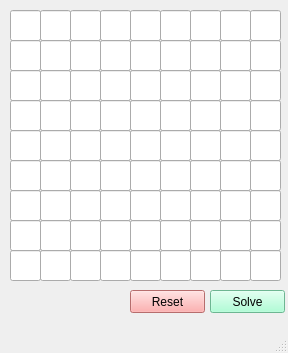
<?xml version="1.0" encoding="UTF-8"?>
<ui version="4.0">
 <class>MainWindow</class>
 <widget class="QMainWindow" name="MainWindow">
  <property name="enabled">
   <bool>true</bool>
  </property>
  <property name="geometry">
   <rect>
    <x>0</x>
    <y>0</y>
    <width>288</width>
    <height>353</height>
   </rect>
  </property>
  <property name="windowTitle">
   <string>SudokuSolver</string>
  </property>
  <widget class="QWidget" name="centralwidget">
   <widget class="QLineEdit" name="lineEdit">
    <property name="geometry">
     <rect>
      <x>10</x>
      <y>10</y>
      <width>31</width>
      <height>31</height>
     </rect>
    </property>
    <property name="font">
     <font>
      <pointsize>20</pointsize>
     </font>
    </property>
    <property name="text">
     <string/>
    </property>
    <property name="maxLength">
     <number>1</number>
    </property>
    <property name="alignment">
     <set>Qt::AlignCenter</set>
    </property>
   </widget>
   <widget class="QLineEdit" name="lineEdit_2">
    <property name="geometry">
     <rect>
      <x>40</x>
      <y>10</y>
      <width>31</width>
      <height>31</height>
     </rect>
    </property>
    <property name="font">
     <font>
      <pointsize>20</pointsize>
     </font>
    </property>
    <property name="text">
     <string/>
    </property>
    <property name="maxLength">
     <number>1</number>
    </property>
    <property name="alignment">
     <set>Qt::AlignCenter</set>
    </property>
   </widget>
   <widget class="QLineEdit" name="lineEdit_3">
    <property name="geometry">
     <rect>
      <x>70</x>
      <y>10</y>
      <width>31</width>
      <height>31</height>
     </rect>
    </property>
    <property name="font">
     <font>
      <pointsize>20</pointsize>
     </font>
    </property>
    <property name="text">
     <string/>
    </property>
    <property name="maxLength">
     <number>1</number>
    </property>
    <property name="alignment">
     <set>Qt::AlignCenter</set>
    </property>
   </widget>
   <widget class="QLineEdit" name="lineEdit_4">
    <property name="geometry">
     <rect>
      <x>100</x>
      <y>10</y>
      <width>31</width>
      <height>31</height>
     </rect>
    </property>
    <property name="font">
     <font>
      <pointsize>20</pointsize>
     </font>
    </property>
    <property name="text">
     <string/>
    </property>
    <property name="maxLength">
     <number>1</number>
    </property>
    <property name="alignment">
     <set>Qt::AlignCenter</set>
    </property>
   </widget>
   <widget class="QLineEdit" name="lineEdit_5">
    <property name="geometry">
     <rect>
      <x>130</x>
      <y>10</y>
      <width>31</width>
      <height>31</height>
     </rect>
    </property>
    <property name="font">
     <font>
      <pointsize>20</pointsize>
     </font>
    </property>
    <property name="text">
     <string/>
    </property>
    <property name="maxLength">
     <number>1</number>
    </property>
    <property name="alignment">
     <set>Qt::AlignCenter</set>
    </property>
   </widget>
   <widget class="QLineEdit" name="lineEdit_6">
    <property name="geometry">
     <rect>
      <x>160</x>
      <y>10</y>
      <width>31</width>
      <height>31</height>
     </rect>
    </property>
    <property name="font">
     <font>
      <pointsize>20</pointsize>
     </font>
    </property>
    <property name="text">
     <string/>
    </property>
    <property name="maxLength">
     <number>1</number>
    </property>
    <property name="alignment">
     <set>Qt::AlignCenter</set>
    </property>
   </widget>
   <widget class="QLineEdit" name="lineEdit_7">
    <property name="geometry">
     <rect>
      <x>190</x>
      <y>10</y>
      <width>31</width>
      <height>31</height>
     </rect>
    </property>
    <property name="font">
     <font>
      <pointsize>20</pointsize>
     </font>
    </property>
    <property name="text">
     <string/>
    </property>
    <property name="maxLength">
     <number>1</number>
    </property>
    <property name="alignment">
     <set>Qt::AlignCenter</set>
    </property>
   </widget>
   <widget class="QLineEdit" name="lineEdit_8">
    <property name="geometry">
     <rect>
      <x>220</x>
      <y>10</y>
      <width>31</width>
      <height>31</height>
     </rect>
    </property>
    <property name="font">
     <font>
      <pointsize>20</pointsize>
     </font>
    </property>
    <property name="text">
     <string/>
    </property>
    <property name="maxLength">
     <number>1</number>
    </property>
    <property name="alignment">
     <set>Qt::AlignCenter</set>
    </property>
   </widget>
   <widget class="QLineEdit" name="lineEdit_9">
    <property name="geometry">
     <rect>
      <x>250</x>
      <y>10</y>
      <width>31</width>
      <height>31</height>
     </rect>
    </property>
    <property name="font">
     <font>
      <pointsize>20</pointsize>
     </font>
    </property>
    <property name="text">
     <string/>
    </property>
    <property name="maxLength">
     <number>1</number>
    </property>
    <property name="alignment">
     <set>Qt::AlignCenter</set>
    </property>
   </widget>
   <widget class="QLineEdit" name="lineEdit_10">
    <property name="geometry">
     <rect>
      <x>10</x>
      <y>40</y>
      <width>31</width>
      <height>31</height>
     </rect>
    </property>
    <property name="font">
     <font>
      <pointsize>20</pointsize>
     </font>
    </property>
    <property name="text">
     <string/>
    </property>
    <property name="maxLength">
     <number>1</number>
    </property>
    <property name="alignment">
     <set>Qt::AlignCenter</set>
    </property>
   </widget>
   <widget class="QLineEdit" name="lineEdit_11">
    <property name="geometry">
     <rect>
      <x>40</x>
      <y>40</y>
      <width>31</width>
      <height>31</height>
     </rect>
    </property>
    <property name="font">
     <font>
      <pointsize>20</pointsize>
     </font>
    </property>
    <property name="text">
     <string/>
    </property>
    <property name="maxLength">
     <number>1</number>
    </property>
    <property name="alignment">
     <set>Qt::AlignCenter</set>
    </property>
   </widget>
   <widget class="QLineEdit" name="lineEdit_12">
    <property name="geometry">
     <rect>
      <x>70</x>
      <y>40</y>
      <width>31</width>
      <height>31</height>
     </rect>
    </property>
    <property name="font">
     <font>
      <pointsize>20</pointsize>
     </font>
    </property>
    <property name="text">
     <string/>
    </property>
    <property name="maxLength">
     <number>1</number>
    </property>
    <property name="alignment">
     <set>Qt::AlignCenter</set>
    </property>
   </widget>
   <widget class="QLineEdit" name="lineEdit_13">
    <property name="geometry">
     <rect>
      <x>100</x>
      <y>40</y>
      <width>31</width>
      <height>31</height>
     </rect>
    </property>
    <property name="font">
     <font>
      <pointsize>20</pointsize>
     </font>
    </property>
    <property name="text">
     <string/>
    </property>
    <property name="maxLength">
     <number>1</number>
    </property>
    <property name="alignment">
     <set>Qt::AlignCenter</set>
    </property>
   </widget>
   <widget class="QLineEdit" name="lineEdit_14">
    <property name="geometry">
     <rect>
      <x>130</x>
      <y>40</y>
      <width>31</width>
      <height>31</height>
     </rect>
    </property>
    <property name="font">
     <font>
      <pointsize>20</pointsize>
     </font>
    </property>
    <property name="text">
     <string/>
    </property>
    <property name="maxLength">
     <number>1</number>
    </property>
    <property name="alignment">
     <set>Qt::AlignCenter</set>
    </property>
   </widget>
   <widget class="QLineEdit" name="lineEdit_15">
    <property name="geometry">
     <rect>
      <x>160</x>
      <y>40</y>
      <width>31</width>
      <height>31</height>
     </rect>
    </property>
    <property name="font">
     <font>
      <pointsize>20</pointsize>
     </font>
    </property>
    <property name="text">
     <string/>
    </property>
    <property name="maxLength">
     <number>1</number>
    </property>
    <property name="alignment">
     <set>Qt::AlignCenter</set>
    </property>
   </widget>
   <widget class="QLineEdit" name="lineEdit_16">
    <property name="geometry">
     <rect>
      <x>190</x>
      <y>40</y>
      <width>31</width>
      <height>31</height>
     </rect>
    </property>
    <property name="font">
     <font>
      <pointsize>20</pointsize>
     </font>
    </property>
    <property name="text">
     <string/>
    </property>
    <property name="maxLength">
     <number>1</number>
    </property>
    <property name="alignment">
     <set>Qt::AlignCenter</set>
    </property>
   </widget>
   <widget class="QLineEdit" name="lineEdit_17">
    <property name="geometry">
     <rect>
      <x>220</x>
      <y>40</y>
      <width>31</width>
      <height>31</height>
     </rect>
    </property>
    <property name="font">
     <font>
      <pointsize>20</pointsize>
     </font>
    </property>
    <property name="text">
     <string/>
    </property>
    <property name="maxLength">
     <number>1</number>
    </property>
    <property name="alignment">
     <set>Qt::AlignCenter</set>
    </property>
   </widget>
   <widget class="QLineEdit" name="lineEdit_18">
    <property name="geometry">
     <rect>
      <x>250</x>
      <y>40</y>
      <width>31</width>
      <height>31</height>
     </rect>
    </property>
    <property name="font">
     <font>
      <pointsize>20</pointsize>
     </font>
    </property>
    <property name="text">
     <string/>
    </property>
    <property name="maxLength">
     <number>1</number>
    </property>
    <property name="alignment">
     <set>Qt::AlignCenter</set>
    </property>
   </widget>
   <widget class="QLineEdit" name="lineEdit_19">
    <property name="geometry">
     <rect>
      <x>10</x>
      <y>70</y>
      <width>31</width>
      <height>31</height>
     </rect>
    </property>
    <property name="font">
     <font>
      <pointsize>20</pointsize>
     </font>
    </property>
    <property name="text">
     <string/>
    </property>
    <property name="maxLength">
     <number>1</number>
    </property>
    <property name="alignment">
     <set>Qt::AlignCenter</set>
    </property>
   </widget>
   <widget class="QLineEdit" name="lineEdit_20">
    <property name="geometry">
     <rect>
      <x>40</x>
      <y>70</y>
      <width>31</width>
      <height>31</height>
     </rect>
    </property>
    <property name="font">
     <font>
      <pointsize>20</pointsize>
     </font>
    </property>
    <property name="text">
     <string/>
    </property>
    <property name="maxLength">
     <number>1</number>
    </property>
    <property name="alignment">
     <set>Qt::AlignCenter</set>
    </property>
   </widget>
   <widget class="QLineEdit" name="lineEdit_21">
    <property name="geometry">
     <rect>
      <x>70</x>
      <y>70</y>
      <width>31</width>
      <height>31</height>
     </rect>
    </property>
    <property name="font">
     <font>
      <pointsize>20</pointsize>
     </font>
    </property>
    <property name="text">
     <string/>
    </property>
    <property name="maxLength">
     <number>1</number>
    </property>
    <property name="alignment">
     <set>Qt::AlignCenter</set>
    </property>
   </widget>
   <widget class="QLineEdit" name="lineEdit_22">
    <property name="geometry">
     <rect>
      <x>100</x>
      <y>70</y>
      <width>31</width>
      <height>31</height>
     </rect>
    </property>
    <property name="font">
     <font>
      <pointsize>20</pointsize>
     </font>
    </property>
    <property name="text">
     <string/>
    </property>
    <property name="maxLength">
     <number>1</number>
    </property>
    <property name="alignment">
     <set>Qt::AlignCenter</set>
    </property>
   </widget>
   <widget class="QLineEdit" name="lineEdit_23">
    <property name="geometry">
     <rect>
      <x>130</x>
      <y>70</y>
      <width>31</width>
      <height>31</height>
     </rect>
    </property>
    <property name="font">
     <font>
      <pointsize>20</pointsize>
     </font>
    </property>
    <property name="text">
     <string/>
    </property>
    <property name="maxLength">
     <number>1</number>
    </property>
    <property name="alignment">
     <set>Qt::AlignCenter</set>
    </property>
   </widget>
   <widget class="QLineEdit" name="lineEdit_24">
    <property name="geometry">
     <rect>
      <x>160</x>
      <y>70</y>
      <width>31</width>
      <height>31</height>
     </rect>
    </property>
    <property name="font">
     <font>
      <pointsize>20</pointsize>
     </font>
    </property>
    <property name="text">
     <string/>
    </property>
    <property name="maxLength">
     <number>1</number>
    </property>
    <property name="alignment">
     <set>Qt::AlignCenter</set>
    </property>
   </widget>
   <widget class="QLineEdit" name="lineEdit_25">
    <property name="geometry">
     <rect>
      <x>190</x>
      <y>70</y>
      <width>31</width>
      <height>31</height>
     </rect>
    </property>
    <property name="font">
     <font>
      <pointsize>20</pointsize>
     </font>
    </property>
    <property name="text">
     <string/>
    </property>
    <property name="maxLength">
     <number>1</number>
    </property>
    <property name="alignment">
     <set>Qt::AlignCenter</set>
    </property>
   </widget>
   <widget class="QLineEdit" name="lineEdit_26">
    <property name="geometry">
     <rect>
      <x>220</x>
      <y>70</y>
      <width>31</width>
      <height>31</height>
     </rect>
    </property>
    <property name="font">
     <font>
      <pointsize>20</pointsize>
     </font>
    </property>
    <property name="text">
     <string/>
    </property>
    <property name="maxLength">
     <number>1</number>
    </property>
    <property name="alignment">
     <set>Qt::AlignCenter</set>
    </property>
   </widget>
   <widget class="QLineEdit" name="lineEdit_27">
    <property name="geometry">
     <rect>
      <x>250</x>
      <y>70</y>
      <width>31</width>
      <height>31</height>
     </rect>
    </property>
    <property name="font">
     <font>
      <pointsize>20</pointsize>
     </font>
    </property>
    <property name="text">
     <string/>
    </property>
    <property name="maxLength">
     <number>1</number>
    </property>
    <property name="alignment">
     <set>Qt::AlignCenter</set>
    </property>
   </widget>
   <widget class="QLineEdit" name="lineEdit_28">
    <property name="geometry">
     <rect>
      <x>10</x>
      <y>100</y>
      <width>31</width>
      <height>31</height>
     </rect>
    </property>
    <property name="font">
     <font>
      <pointsize>20</pointsize>
     </font>
    </property>
    <property name="text">
     <string/>
    </property>
    <property name="maxLength">
     <number>1</number>
    </property>
    <property name="alignment">
     <set>Qt::AlignCenter</set>
    </property>
   </widget>
   <widget class="QLineEdit" name="lineEdit_29">
    <property name="geometry">
     <rect>
      <x>40</x>
      <y>100</y>
      <width>31</width>
      <height>31</height>
     </rect>
    </property>
    <property name="font">
     <font>
      <pointsize>20</pointsize>
     </font>
    </property>
    <property name="text">
     <string/>
    </property>
    <property name="maxLength">
     <number>1</number>
    </property>
    <property name="alignment">
     <set>Qt::AlignCenter</set>
    </property>
   </widget>
   <widget class="QLineEdit" name="lineEdit_30">
    <property name="geometry">
     <rect>
      <x>70</x>
      <y>100</y>
      <width>31</width>
      <height>31</height>
     </rect>
    </property>
    <property name="font">
     <font>
      <pointsize>20</pointsize>
     </font>
    </property>
    <property name="text">
     <string/>
    </property>
    <property name="maxLength">
     <number>1</number>
    </property>
    <property name="alignment">
     <set>Qt::AlignCenter</set>
    </property>
   </widget>
   <widget class="QLineEdit" name="lineEdit_31">
    <property name="geometry">
     <rect>
      <x>100</x>
      <y>100</y>
      <width>31</width>
      <height>31</height>
     </rect>
    </property>
    <property name="font">
     <font>
      <pointsize>20</pointsize>
     </font>
    </property>
    <property name="text">
     <string/>
    </property>
    <property name="maxLength">
     <number>1</number>
    </property>
    <property name="alignment">
     <set>Qt::AlignCenter</set>
    </property>
   </widget>
   <widget class="QLineEdit" name="lineEdit_32">
    <property name="geometry">
     <rect>
      <x>130</x>
      <y>100</y>
      <width>31</width>
      <height>31</height>
     </rect>
    </property>
    <property name="font">
     <font>
      <pointsize>20</pointsize>
     </font>
    </property>
    <property name="text">
     <string/>
    </property>
    <property name="maxLength">
     <number>1</number>
    </property>
    <property name="alignment">
     <set>Qt::AlignCenter</set>
    </property>
   </widget>
   <widget class="QLineEdit" name="lineEdit_33">
    <property name="geometry">
     <rect>
      <x>160</x>
      <y>100</y>
      <width>31</width>
      <height>31</height>
     </rect>
    </property>
    <property name="font">
     <font>
      <pointsize>20</pointsize>
     </font>
    </property>
    <property name="text">
     <string/>
    </property>
    <property name="maxLength">
     <number>1</number>
    </property>
    <property name="alignment">
     <set>Qt::AlignCenter</set>
    </property>
   </widget>
   <widget class="QLineEdit" name="lineEdit_34">
    <property name="geometry">
     <rect>
      <x>190</x>
      <y>100</y>
      <width>31</width>
      <height>31</height>
     </rect>
    </property>
    <property name="font">
     <font>
      <pointsize>20</pointsize>
     </font>
    </property>
    <property name="text">
     <string/>
    </property>
    <property name="maxLength">
     <number>1</number>
    </property>
    <property name="alignment">
     <set>Qt::AlignCenter</set>
    </property>
   </widget>
   <widget class="QLineEdit" name="lineEdit_35">
    <property name="geometry">
     <rect>
      <x>220</x>
      <y>100</y>
      <width>31</width>
      <height>31</height>
     </rect>
    </property>
    <property name="font">
     <font>
      <pointsize>20</pointsize>
     </font>
    </property>
    <property name="text">
     <string/>
    </property>
    <property name="maxLength">
     <number>1</number>
    </property>
    <property name="alignment">
     <set>Qt::AlignCenter</set>
    </property>
   </widget>
   <widget class="QLineEdit" name="lineEdit_36">
    <property name="geometry">
     <rect>
      <x>250</x>
      <y>100</y>
      <width>31</width>
      <height>31</height>
     </rect>
    </property>
    <property name="font">
     <font>
      <pointsize>20</pointsize>
     </font>
    </property>
    <property name="text">
     <string/>
    </property>
    <property name="maxLength">
     <number>1</number>
    </property>
    <property name="alignment">
     <set>Qt::AlignCenter</set>
    </property>
   </widget>
   <widget class="QLineEdit" name="lineEdit_37">
    <property name="geometry">
     <rect>
      <x>10</x>
      <y>130</y>
      <width>31</width>
      <height>31</height>
     </rect>
    </property>
    <property name="font">
     <font>
      <pointsize>20</pointsize>
     </font>
    </property>
    <property name="text">
     <string/>
    </property>
    <property name="maxLength">
     <number>1</number>
    </property>
    <property name="alignment">
     <set>Qt::AlignCenter</set>
    </property>
   </widget>
   <widget class="QLineEdit" name="lineEdit_38">
    <property name="geometry">
     <rect>
      <x>40</x>
      <y>130</y>
      <width>31</width>
      <height>31</height>
     </rect>
    </property>
    <property name="font">
     <font>
      <pointsize>20</pointsize>
     </font>
    </property>
    <property name="text">
     <string/>
    </property>
    <property name="maxLength">
     <number>1</number>
    </property>
    <property name="alignment">
     <set>Qt::AlignCenter</set>
    </property>
   </widget>
   <widget class="QLineEdit" name="lineEdit_39">
    <property name="geometry">
     <rect>
      <x>70</x>
      <y>130</y>
      <width>31</width>
      <height>31</height>
     </rect>
    </property>
    <property name="font">
     <font>
      <pointsize>20</pointsize>
     </font>
    </property>
    <property name="text">
     <string/>
    </property>
    <property name="maxLength">
     <number>1</number>
    </property>
    <property name="alignment">
     <set>Qt::AlignCenter</set>
    </property>
   </widget>
   <widget class="QLineEdit" name="lineEdit_40">
    <property name="geometry">
     <rect>
      <x>100</x>
      <y>130</y>
      <width>31</width>
      <height>31</height>
     </rect>
    </property>
    <property name="font">
     <font>
      <pointsize>20</pointsize>
     </font>
    </property>
    <property name="text">
     <string/>
    </property>
    <property name="maxLength">
     <number>1</number>
    </property>
    <property name="alignment">
     <set>Qt::AlignCenter</set>
    </property>
   </widget>
   <widget class="QLineEdit" name="lineEdit_41">
    <property name="geometry">
     <rect>
      <x>130</x>
      <y>130</y>
      <width>31</width>
      <height>31</height>
     </rect>
    </property>
    <property name="font">
     <font>
      <pointsize>20</pointsize>
     </font>
    </property>
    <property name="text">
     <string/>
    </property>
    <property name="maxLength">
     <number>1</number>
    </property>
    <property name="alignment">
     <set>Qt::AlignCenter</set>
    </property>
   </widget>
   <widget class="QLineEdit" name="lineEdit_42">
    <property name="geometry">
     <rect>
      <x>160</x>
      <y>130</y>
      <width>31</width>
      <height>31</height>
     </rect>
    </property>
    <property name="font">
     <font>
      <pointsize>20</pointsize>
     </font>
    </property>
    <property name="text">
     <string/>
    </property>
    <property name="maxLength">
     <number>1</number>
    </property>
    <property name="alignment">
     <set>Qt::AlignCenter</set>
    </property>
   </widget>
   <widget class="QLineEdit" name="lineEdit_43">
    <property name="geometry">
     <rect>
      <x>190</x>
      <y>130</y>
      <width>31</width>
      <height>31</height>
     </rect>
    </property>
    <property name="font">
     <font>
      <pointsize>20</pointsize>
     </font>
    </property>
    <property name="text">
     <string/>
    </property>
    <property name="maxLength">
     <number>1</number>
    </property>
    <property name="alignment">
     <set>Qt::AlignCenter</set>
    </property>
   </widget>
   <widget class="QLineEdit" name="lineEdit_44">
    <property name="geometry">
     <rect>
      <x>220</x>
      <y>130</y>
      <width>31</width>
      <height>31</height>
     </rect>
    </property>
    <property name="font">
     <font>
      <pointsize>20</pointsize>
     </font>
    </property>
    <property name="text">
     <string/>
    </property>
    <property name="maxLength">
     <number>1</number>
    </property>
    <property name="alignment">
     <set>Qt::AlignCenter</set>
    </property>
   </widget>
   <widget class="QLineEdit" name="lineEdit_45">
    <property name="geometry">
     <rect>
      <x>250</x>
      <y>130</y>
      <width>31</width>
      <height>31</height>
     </rect>
    </property>
    <property name="font">
     <font>
      <pointsize>20</pointsize>
     </font>
    </property>
    <property name="text">
     <string/>
    </property>
    <property name="maxLength">
     <number>1</number>
    </property>
    <property name="alignment">
     <set>Qt::AlignCenter</set>
    </property>
   </widget>
   <widget class="QLineEdit" name="lineEdit_46">
    <property name="geometry">
     <rect>
      <x>10</x>
      <y>160</y>
      <width>31</width>
      <height>31</height>
     </rect>
    </property>
    <property name="font">
     <font>
      <pointsize>20</pointsize>
     </font>
    </property>
    <property name="text">
     <string/>
    </property>
    <property name="maxLength">
     <number>1</number>
    </property>
    <property name="alignment">
     <set>Qt::AlignCenter</set>
    </property>
   </widget>
   <widget class="QLineEdit" name="lineEdit_47">
    <property name="geometry">
     <rect>
      <x>40</x>
      <y>160</y>
      <width>31</width>
      <height>31</height>
     </rect>
    </property>
    <property name="font">
     <font>
      <pointsize>20</pointsize>
     </font>
    </property>
    <property name="text">
     <string/>
    </property>
    <property name="maxLength">
     <number>1</number>
    </property>
    <property name="alignment">
     <set>Qt::AlignCenter</set>
    </property>
   </widget>
   <widget class="QLineEdit" name="lineEdit_48">
    <property name="geometry">
     <rect>
      <x>70</x>
      <y>160</y>
      <width>31</width>
      <height>31</height>
     </rect>
    </property>
    <property name="font">
     <font>
      <pointsize>20</pointsize>
     </font>
    </property>
    <property name="text">
     <string/>
    </property>
    <property name="maxLength">
     <number>1</number>
    </property>
    <property name="alignment">
     <set>Qt::AlignCenter</set>
    </property>
   </widget>
   <widget class="QLineEdit" name="lineEdit_49">
    <property name="geometry">
     <rect>
      <x>100</x>
      <y>160</y>
      <width>31</width>
      <height>31</height>
     </rect>
    </property>
    <property name="font">
     <font>
      <pointsize>20</pointsize>
     </font>
    </property>
    <property name="text">
     <string/>
    </property>
    <property name="maxLength">
     <number>1</number>
    </property>
    <property name="alignment">
     <set>Qt::AlignCenter</set>
    </property>
   </widget>
   <widget class="QLineEdit" name="lineEdit_50">
    <property name="geometry">
     <rect>
      <x>130</x>
      <y>160</y>
      <width>31</width>
      <height>31</height>
     </rect>
    </property>
    <property name="font">
     <font>
      <pointsize>20</pointsize>
     </font>
    </property>
    <property name="text">
     <string/>
    </property>
    <property name="maxLength">
     <number>1</number>
    </property>
    <property name="alignment">
     <set>Qt::AlignCenter</set>
    </property>
   </widget>
   <widget class="QLineEdit" name="lineEdit_51">
    <property name="geometry">
     <rect>
      <x>160</x>
      <y>160</y>
      <width>31</width>
      <height>31</height>
     </rect>
    </property>
    <property name="font">
     <font>
      <pointsize>20</pointsize>
     </font>
    </property>
    <property name="text">
     <string/>
    </property>
    <property name="maxLength">
     <number>1</number>
    </property>
    <property name="alignment">
     <set>Qt::AlignCenter</set>
    </property>
   </widget>
   <widget class="QLineEdit" name="lineEdit_52">
    <property name="geometry">
     <rect>
      <x>190</x>
      <y>160</y>
      <width>31</width>
      <height>31</height>
     </rect>
    </property>
    <property name="font">
     <font>
      <pointsize>20</pointsize>
     </font>
    </property>
    <property name="text">
     <string/>
    </property>
    <property name="maxLength">
     <number>1</number>
    </property>
    <property name="alignment">
     <set>Qt::AlignCenter</set>
    </property>
   </widget>
   <widget class="QLineEdit" name="lineEdit_53">
    <property name="geometry">
     <rect>
      <x>220</x>
      <y>160</y>
      <width>31</width>
      <height>31</height>
     </rect>
    </property>
    <property name="font">
     <font>
      <pointsize>20</pointsize>
     </font>
    </property>
    <property name="text">
     <string/>
    </property>
    <property name="maxLength">
     <number>1</number>
    </property>
    <property name="alignment">
     <set>Qt::AlignCenter</set>
    </property>
   </widget>
   <widget class="QLineEdit" name="lineEdit_54">
    <property name="geometry">
     <rect>
      <x>250</x>
      <y>160</y>
      <width>31</width>
      <height>31</height>
     </rect>
    </property>
    <property name="font">
     <font>
      <pointsize>20</pointsize>
     </font>
    </property>
    <property name="text">
     <string/>
    </property>
    <property name="maxLength">
     <number>1</number>
    </property>
    <property name="alignment">
     <set>Qt::AlignCenter</set>
    </property>
   </widget>
   <widget class="QLineEdit" name="lineEdit_55">
    <property name="geometry">
     <rect>
      <x>10</x>
      <y>190</y>
      <width>31</width>
      <height>31</height>
     </rect>
    </property>
    <property name="font">
     <font>
      <pointsize>20</pointsize>
     </font>
    </property>
    <property name="text">
     <string/>
    </property>
    <property name="maxLength">
     <number>1</number>
    </property>
    <property name="alignment">
     <set>Qt::AlignCenter</set>
    </property>
   </widget>
   <widget class="QLineEdit" name="lineEdit_56">
    <property name="geometry">
     <rect>
      <x>40</x>
      <y>190</y>
      <width>31</width>
      <height>31</height>
     </rect>
    </property>
    <property name="font">
     <font>
      <pointsize>20</pointsize>
     </font>
    </property>
    <property name="text">
     <string/>
    </property>
    <property name="maxLength">
     <number>1</number>
    </property>
    <property name="alignment">
     <set>Qt::AlignCenter</set>
    </property>
   </widget>
   <widget class="QLineEdit" name="lineEdit_57">
    <property name="geometry">
     <rect>
      <x>70</x>
      <y>190</y>
      <width>31</width>
      <height>31</height>
     </rect>
    </property>
    <property name="font">
     <font>
      <pointsize>20</pointsize>
     </font>
    </property>
    <property name="text">
     <string/>
    </property>
    <property name="maxLength">
     <number>1</number>
    </property>
    <property name="alignment">
     <set>Qt::AlignCenter</set>
    </property>
   </widget>
   <widget class="QLineEdit" name="lineEdit_58">
    <property name="geometry">
     <rect>
      <x>100</x>
      <y>190</y>
      <width>31</width>
      <height>31</height>
     </rect>
    </property>
    <property name="font">
     <font>
      <pointsize>20</pointsize>
     </font>
    </property>
    <property name="text">
     <string/>
    </property>
    <property name="maxLength">
     <number>1</number>
    </property>
    <property name="alignment">
     <set>Qt::AlignCenter</set>
    </property>
   </widget>
   <widget class="QLineEdit" name="lineEdit_59">
    <property name="geometry">
     <rect>
      <x>130</x>
      <y>190</y>
      <width>31</width>
      <height>31</height>
     </rect>
    </property>
    <property name="font">
     <font>
      <pointsize>20</pointsize>
     </font>
    </property>
    <property name="text">
     <string/>
    </property>
    <property name="maxLength">
     <number>1</number>
    </property>
    <property name="alignment">
     <set>Qt::AlignCenter</set>
    </property>
   </widget>
   <widget class="QLineEdit" name="lineEdit_60">
    <property name="geometry">
     <rect>
      <x>160</x>
      <y>190</y>
      <width>31</width>
      <height>31</height>
     </rect>
    </property>
    <property name="font">
     <font>
      <pointsize>20</pointsize>
     </font>
    </property>
    <property name="text">
     <string/>
    </property>
    <property name="maxLength">
     <number>1</number>
    </property>
    <property name="alignment">
     <set>Qt::AlignCenter</set>
    </property>
   </widget>
   <widget class="QLineEdit" name="lineEdit_61">
    <property name="geometry">
     <rect>
      <x>190</x>
      <y>190</y>
      <width>31</width>
      <height>31</height>
     </rect>
    </property>
    <property name="font">
     <font>
      <pointsize>20</pointsize>
     </font>
    </property>
    <property name="text">
     <string/>
    </property>
    <property name="maxLength">
     <number>1</number>
    </property>
    <property name="alignment">
     <set>Qt::AlignCenter</set>
    </property>
   </widget>
   <widget class="QLineEdit" name="lineEdit_62">
    <property name="geometry">
     <rect>
      <x>220</x>
      <y>190</y>
      <width>31</width>
      <height>31</height>
     </rect>
    </property>
    <property name="font">
     <font>
      <pointsize>20</pointsize>
     </font>
    </property>
    <property name="text">
     <string/>
    </property>
    <property name="maxLength">
     <number>1</number>
    </property>
    <property name="alignment">
     <set>Qt::AlignCenter</set>
    </property>
   </widget>
   <widget class="QLineEdit" name="lineEdit_63">
    <property name="geometry">
     <rect>
      <x>250</x>
      <y>190</y>
      <width>31</width>
      <height>31</height>
     </rect>
    </property>
    <property name="font">
     <font>
      <pointsize>20</pointsize>
     </font>
    </property>
    <property name="text">
     <string/>
    </property>
    <property name="maxLength">
     <number>1</number>
    </property>
    <property name="alignment">
     <set>Qt::AlignCenter</set>
    </property>
   </widget>
   <widget class="QLineEdit" name="lineEdit_64">
    <property name="geometry">
     <rect>
      <x>10</x>
      <y>220</y>
      <width>31</width>
      <height>31</height>
     </rect>
    </property>
    <property name="font">
     <font>
      <pointsize>20</pointsize>
     </font>
    </property>
    <property name="text">
     <string/>
    </property>
    <property name="maxLength">
     <number>1</number>
    </property>
    <property name="alignment">
     <set>Qt::AlignCenter</set>
    </property>
   </widget>
   <widget class="QLineEdit" name="lineEdit_65">
    <property name="geometry">
     <rect>
      <x>40</x>
      <y>220</y>
      <width>31</width>
      <height>31</height>
     </rect>
    </property>
    <property name="font">
     <font>
      <pointsize>20</pointsize>
     </font>
    </property>
    <property name="text">
     <string/>
    </property>
    <property name="maxLength">
     <number>1</number>
    </property>
    <property name="alignment">
     <set>Qt::AlignCenter</set>
    </property>
   </widget>
   <widget class="QLineEdit" name="lineEdit_66">
    <property name="geometry">
     <rect>
      <x>70</x>
      <y>220</y>
      <width>31</width>
      <height>31</height>
     </rect>
    </property>
    <property name="font">
     <font>
      <pointsize>20</pointsize>
     </font>
    </property>
    <property name="text">
     <string/>
    </property>
    <property name="maxLength">
     <number>1</number>
    </property>
    <property name="alignment">
     <set>Qt::AlignCenter</set>
    </property>
   </widget>
   <widget class="QLineEdit" name="lineEdit_67">
    <property name="geometry">
     <rect>
      <x>100</x>
      <y>220</y>
      <width>31</width>
      <height>31</height>
     </rect>
    </property>
    <property name="font">
     <font>
      <pointsize>20</pointsize>
     </font>
    </property>
    <property name="text">
     <string/>
    </property>
    <property name="maxLength">
     <number>1</number>
    </property>
    <property name="alignment">
     <set>Qt::AlignCenter</set>
    </property>
   </widget>
   <widget class="QLineEdit" name="lineEdit_68">
    <property name="geometry">
     <rect>
      <x>130</x>
      <y>220</y>
      <width>31</width>
      <height>31</height>
     </rect>
    </property>
    <property name="font">
     <font>
      <pointsize>20</pointsize>
     </font>
    </property>
    <property name="text">
     <string/>
    </property>
    <property name="maxLength">
     <number>1</number>
    </property>
    <property name="alignment">
     <set>Qt::AlignCenter</set>
    </property>
   </widget>
   <widget class="QLineEdit" name="lineEdit_69">
    <property name="geometry">
     <rect>
      <x>160</x>
      <y>220</y>
      <width>31</width>
      <height>31</height>
     </rect>
    </property>
    <property name="font">
     <font>
      <pointsize>20</pointsize>
     </font>
    </property>
    <property name="text">
     <string/>
    </property>
    <property name="maxLength">
     <number>1</number>
    </property>
    <property name="alignment">
     <set>Qt::AlignCenter</set>
    </property>
   </widget>
   <widget class="QLineEdit" name="lineEdit_70">
    <property name="geometry">
     <rect>
      <x>190</x>
      <y>220</y>
      <width>31</width>
      <height>31</height>
     </rect>
    </property>
    <property name="font">
     <font>
      <pointsize>20</pointsize>
     </font>
    </property>
    <property name="text">
     <string/>
    </property>
    <property name="maxLength">
     <number>1</number>
    </property>
    <property name="alignment">
     <set>Qt::AlignCenter</set>
    </property>
   </widget>
   <widget class="QLineEdit" name="lineEdit_71">
    <property name="geometry">
     <rect>
      <x>220</x>
      <y>220</y>
      <width>31</width>
      <height>31</height>
     </rect>
    </property>
    <property name="font">
     <font>
      <pointsize>20</pointsize>
     </font>
    </property>
    <property name="text">
     <string/>
    </property>
    <property name="maxLength">
     <number>1</number>
    </property>
    <property name="alignment">
     <set>Qt::AlignCenter</set>
    </property>
   </widget>
   <widget class="QLineEdit" name="lineEdit_72">
    <property name="geometry">
     <rect>
      <x>250</x>
      <y>220</y>
      <width>31</width>
      <height>31</height>
     </rect>
    </property>
    <property name="font">
     <font>
      <pointsize>20</pointsize>
     </font>
    </property>
    <property name="text">
     <string/>
    </property>
    <property name="maxLength">
     <number>1</number>
    </property>
    <property name="alignment">
     <set>Qt::AlignCenter</set>
    </property>
   </widget>
   <widget class="QLineEdit" name="lineEdit_73">
    <property name="geometry">
     <rect>
      <x>10</x>
      <y>250</y>
      <width>31</width>
      <height>31</height>
     </rect>
    </property>
    <property name="font">
     <font>
      <pointsize>20</pointsize>
     </font>
    </property>
    <property name="text">
     <string/>
    </property>
    <property name="maxLength">
     <number>1</number>
    </property>
    <property name="alignment">
     <set>Qt::AlignCenter</set>
    </property>
   </widget>
   <widget class="QLineEdit" name="lineEdit_74">
    <property name="geometry">
     <rect>
      <x>40</x>
      <y>250</y>
      <width>31</width>
      <height>31</height>
     </rect>
    </property>
    <property name="font">
     <font>
      <pointsize>20</pointsize>
     </font>
    </property>
    <property name="text">
     <string/>
    </property>
    <property name="maxLength">
     <number>1</number>
    </property>
    <property name="alignment">
     <set>Qt::AlignCenter</set>
    </property>
   </widget>
   <widget class="QLineEdit" name="lineEdit_75">
    <property name="geometry">
     <rect>
      <x>70</x>
      <y>250</y>
      <width>31</width>
      <height>31</height>
     </rect>
    </property>
    <property name="font">
     <font>
      <pointsize>20</pointsize>
     </font>
    </property>
    <property name="text">
     <string/>
    </property>
    <property name="maxLength">
     <number>1</number>
    </property>
    <property name="alignment">
     <set>Qt::AlignCenter</set>
    </property>
   </widget>
   <widget class="QLineEdit" name="lineEdit_76">
    <property name="geometry">
     <rect>
      <x>100</x>
      <y>250</y>
      <width>31</width>
      <height>31</height>
     </rect>
    </property>
    <property name="font">
     <font>
      <pointsize>20</pointsize>
     </font>
    </property>
    <property name="text">
     <string/>
    </property>
    <property name="maxLength">
     <number>1</number>
    </property>
    <property name="alignment">
     <set>Qt::AlignCenter</set>
    </property>
   </widget>
   <widget class="QLineEdit" name="lineEdit_77">
    <property name="geometry">
     <rect>
      <x>130</x>
      <y>250</y>
      <width>31</width>
      <height>31</height>
     </rect>
    </property>
    <property name="font">
     <font>
      <pointsize>20</pointsize>
     </font>
    </property>
    <property name="text">
     <string/>
    </property>
    <property name="maxLength">
     <number>1</number>
    </property>
    <property name="alignment">
     <set>Qt::AlignCenter</set>
    </property>
   </widget>
   <widget class="QLineEdit" name="lineEdit_78">
    <property name="geometry">
     <rect>
      <x>160</x>
      <y>250</y>
      <width>31</width>
      <height>31</height>
     </rect>
    </property>
    <property name="font">
     <font>
      <pointsize>20</pointsize>
     </font>
    </property>
    <property name="text">
     <string/>
    </property>
    <property name="maxLength">
     <number>1</number>
    </property>
    <property name="alignment">
     <set>Qt::AlignCenter</set>
    </property>
   </widget>
   <widget class="QLineEdit" name="lineEdit_79">
    <property name="geometry">
     <rect>
      <x>190</x>
      <y>250</y>
      <width>31</width>
      <height>31</height>
     </rect>
    </property>
    <property name="font">
     <font>
      <pointsize>20</pointsize>
     </font>
    </property>
    <property name="text">
     <string/>
    </property>
    <property name="maxLength">
     <number>1</number>
    </property>
    <property name="alignment">
     <set>Qt::AlignCenter</set>
    </property>
   </widget>
   <widget class="QLineEdit" name="lineEdit_80">
    <property name="geometry">
     <rect>
      <x>220</x>
      <y>250</y>
      <width>31</width>
      <height>31</height>
     </rect>
    </property>
    <property name="font">
     <font>
      <pointsize>20</pointsize>
     </font>
    </property>
    <property name="text">
     <string/>
    </property>
    <property name="maxLength">
     <number>1</number>
    </property>
    <property name="alignment">
     <set>Qt::AlignCenter</set>
    </property>
   </widget>
   <widget class="QLineEdit" name="lineEdit_81">
    <property name="geometry">
     <rect>
      <x>250</x>
      <y>250</y>
      <width>31</width>
      <height>31</height>
     </rect>
    </property>
    <property name="font">
     <font>
      <pointsize>20</pointsize>
     </font>
    </property>
    <property name="text">
     <string/>
    </property>
    <property name="maxLength">
     <number>1</number>
    </property>
    <property name="alignment">
     <set>Qt::AlignCenter</set>
    </property>
   </widget>
   <widget class="QPushButton" name="resetButton">
    <property name="geometry">
     <rect>
      <x>130</x>
      <y>290</y>
      <width>75</width>
      <height>23</height>
     </rect>
    </property>
    <property name="styleSheet">
     <string notr="true">background-color : #ff9999</string>
    </property>
    <property name="text">
     <string>Reset</string>
    </property>
   </widget>
   <widget class="QPushButton" name="solveButton">
    <property name="geometry">
     <rect>
      <x>210</x>
      <y>290</y>
      <width>75</width>
      <height>23</height>
     </rect>
    </property>
    <property name="styleSheet">
     <string notr="true">background-color : #99ffcc</string>
    </property>
    <property name="text">
     <string>Solve</string>
    </property>
   </widget>
  </widget>
  <widget class="QMenuBar" name="menubar">
   <property name="geometry">
    <rect>
     <x>0</x>
     <y>0</y>
     <width>288</width>
     <height>21</height>
    </rect>
   </property>
  </widget>
  <widget class="QStatusBar" name="statusbar"/>
 </widget>
 <resources/>
 <connections/>
</ui>
